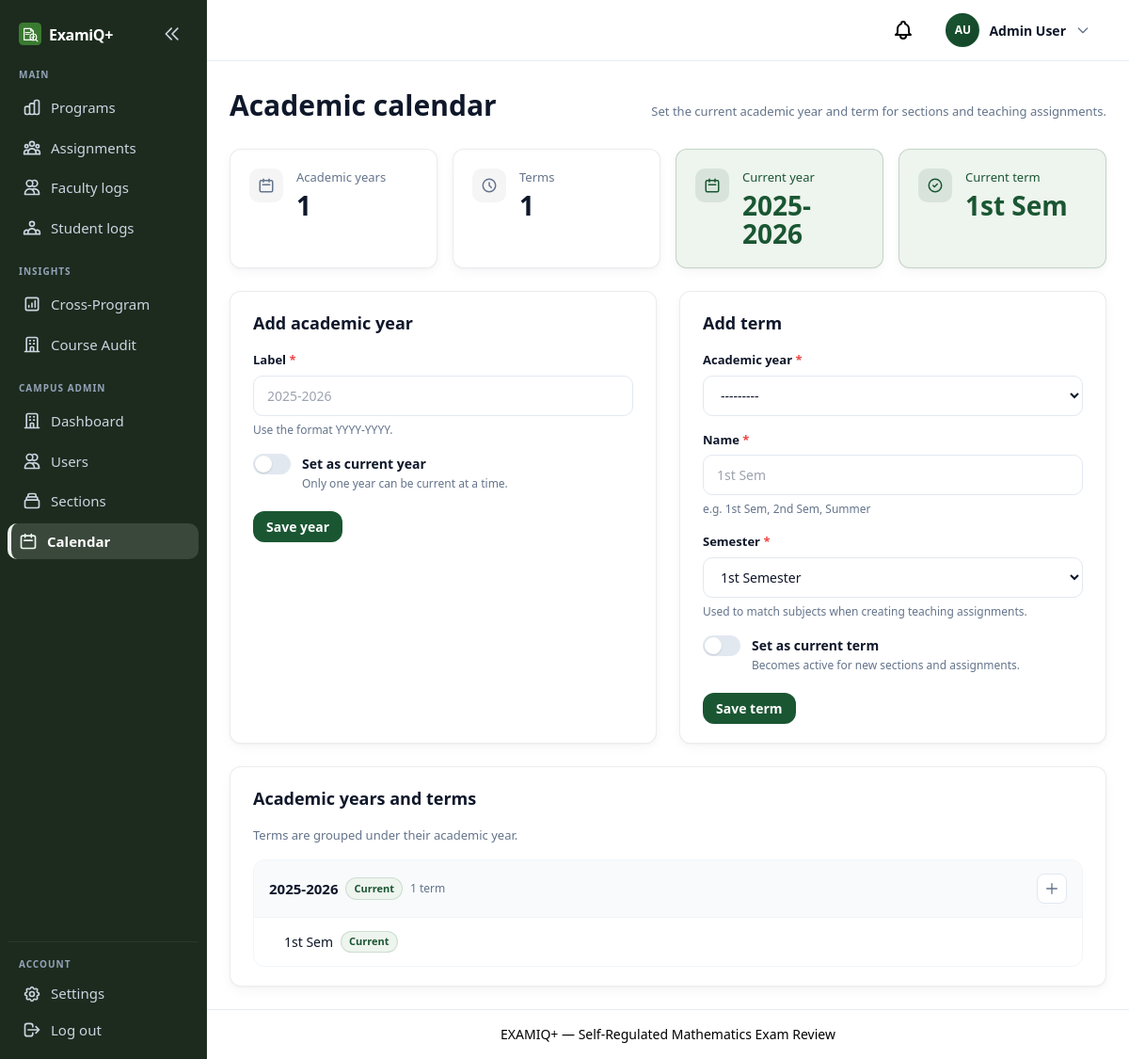
Screenshot of /campus/academic-calendar/ (signed in) with the database file from the repository.
### apps/users/models.py (models this page shows, shortened)
class User(AbstractUser):
    class Role(models.TextChoices):
        STUDENT = "student", "Student"
        PROFESSOR = "professor", "Faculty"
        CHAIRPERSON = "chairperson", "Department Chairperson"
        CAMPUS_ADMIN = "campus_admin", "Campus Administrator"
    class ApprovalStatus(models.TextChoices):
        APPROVED = "approved", "Approved"
        PENDING = "pending", "Pending"
        REJECTED = "rejected", "Rejected"
    class HomeDegreeProgram(models.TextChoices):
        CS = "cs", "Computer Science"
        IT = "it", "Information Technology"
        BSED_MATH = "bsed_math", "BSEd Mathematics"
        PSYCHOLOGY = "psychology", "Psychology"
        MARKETING = "marketing", "Marketing"
        HR = "hr", "Human Resources"
        HOSPITALITY = "hospitality", "Hospitality Management"
        CRIMINOLOGY = "criminology", "Criminology"
    username = None
    email = models.EmailField(unique=True)
    role = models.CharField(
        max_length=20,
        choices=Role.choices,
        default=Role.STUDENT,
    )
    department = models.ForeignKey(
        Department,
        on_delete=models.SET_NULL,
        null=True,
        blank=True,
        related_name="users",
    )
    home_degree_program = models.CharField(
        max_length=20,
        choices=HomeDegreeProgram.choices,
        blank=True,
        default="",
        help_text="Student's home degree program — scopes review course offerings.",
    )
    year_level = models.ForeignKey(
        "questions.YearLevel",
        on_delete=models.SET_NULL,
        null=True,
        blank=True,
        related_name="students",
        help_text="Student's current year level — scopes available subjects.",
    )
    section = models.ForeignKey(
        ProgramSection,
        on_delete=models.SET_NULL,
        null=True,
        blank=True,
        related_name="students",
        help_text="Student's cohort section for the current academic year.",
    )
    password_changed_at = models.DateTimeField(
        null=True,
        blank=True,
        help_text="When the user last changed their password.",
    )
    middle_name = models.CharField(max_length=150, blank=True, default="")
    profile_photo = models.ImageField(upload_to="profile_photos/", blank=True, null=True)
    student_number = models.CharField(
        max_length=9,
        unique=True,
        null=True,
        blank=True,
        help_text="Nine-digit student ID (students only).",
    )
    employee_id = models.CharField(
        max_length=50,
        blank=True,
        default="",
        help_text="Employee ID for faculty and chairperson accounts.",
    )
    phone_number = models.CharField(
        max_length=11,
        blank=True,
        default="",
        help_text="Eleven-digit mobile number.",
    )
    approval_status = models.CharField(
        max_length=20,
        choices=ApprovalStatus.choices,
        default=ApprovalStatus.APPROVED,
    )
    USERNAME_FIELD = "email"
    REQUIRED_FIELDS: list[str] = []
    objects = UserManager()
    class Meta:
        verbose_name = "User"
        verbose_name_plural = "Users"
        ordering = ["email"]
    def get_full_name(self) -> str:
        parts = [self.first_name, self.middle_name, self.last_name]
        return " ".join(part for part in parts if part).strip()
    @property
    def initials(self) -> str:
        parts = [self.first_name[:1], self.last_name[:1]]
        return "".join(p.upper() for p in parts if p) or self.email[:2].upper()

class AcademicYear(models.Model):
    label = models.CharField(max_length=20, unique=True)
    is_current = models.BooleanField(default=False)
    class Meta:
        verbose_name = "Academic Year"
        verbose_name_plural = "Academic Years"
        ordering = ["-label"]
    def __str__(self) -> str:
        return self.label
    @classmethod
    def get_current(cls) -> "AcademicYear | None":
        return cls.objects.filter(is_current=True).first()

class AcademicTerm(models.Model):
    class Semester(models.IntegerChoices):
        FIRST = 1, "1st Semester"
        SECOND = 2, "2nd Semester"
    academic_year = models.ForeignKey(
        AcademicYear,
        on_delete=models.CASCADE,
        related_name="terms",
    )
    name = models.CharField(max_length=50)
    semester = models.PositiveSmallIntegerField(
        choices=Semester.choices,
        default=Semester.FIRST,
    )
    is_current = models.BooleanField(default=False)
    class Meta:
        verbose_name = "Academic Term"
        verbose_name_plural = "Academic Terms"
        ordering = ["academic_year__label", "name"]
        unique_together = [["academic_year", "name"]]
    @classmethod
    def get_current(cls) -> "AcademicTerm | None":
        return cls.objects.filter(is_current=True).select_related("academic_year").first()

### apps/users/views_campus.py (the view, shortened to what this page needs)
class CampusAcademicCalendarView(CampusAdminRequiredMixin, TemplateView):
    template_name = "campus/academic_calendar.html"
    def get_context_data(self, **kwargs):
        context = super().get_context_data(**kwargs)
        academic_years = (
            AcademicYear.objects.annotate(term_total=Count("terms"))
            .prefetch_related(
                Prefetch("terms", queryset=AcademicTerm.objects.order_by("name"))
            )
            .order_by("-label")
        )
        context["academic_years"] = academic_years
        context["calendar_stats"] = {
            "year_count": academic_years.count(),
            "term_count": AcademicTerm.objects.count(),
            "current_year": get_current_academic_year(),
            "current_term": AcademicTerm.get_current(),
        }
        context["year_form"] = kwargs.get("year_form", AcademicYearForm())
        context["term_form"] = kwargs.get("term_form", AcademicTermForm())
        context["prefill_year_id"] = self.request.GET.get("year", "")
        return context

### templates/campus/academic_calendar.html (shortened to what this page needs)
{% extends "base.html" %}
{% block content %}
<div class="overview-header mb-6">
    <div class="overview-header__main">
        <h1 class="overview-title">Academic calendar</h1>
        <p class="overview-as-of">Set the current academic year and term for sections and teaching assignments.</p>
    </div>
</div>
<div class="overview-kpi-grid mb-6">
    <div class="overview-kpi-grid__item">
        {% include "components/overview_stat_card.html" with value=calendar_stats.year_count label="Academic years" icon="calendar" variant="neutral" %}
    </div>
    <div class="overview-kpi-grid__item">
        {% include "components/overview_stat_card.html" with value=calendar_stats.term_count label="Terms" icon="clock" variant="neutral" %}
    </div>
    <div class="overview-kpi-grid__item">
        {% if calendar_stats.current_year %}
        {% include "components/overview_stat_card.html" with value=calendar_stats.current_year.label label="Current year" icon="calendar" variant="accent" %}
        {% else %}
        {% include "components/overview_stat_card.html" with value="—" label="Current year" icon="calendar" variant="neutral" %}
        {% endif %}
    </div>
    <div class="overview-kpi-grid__item">
        {% if calendar_stats.current_term %}
        {% include "components/overview_stat_card.html" with value=calendar_stats.current_term.name label="Current term" icon="target" variant="accent" %}
        {% else %}
        {% include "components/overview_stat_card.html" with value="—" label="Current term" icon="target" variant="neutral" %}
        {% endif %}
    </div>
</div>
<div class="calendar-form-grid mb-6">
    <section class="calendar-form-panel" id="add-year-panel">
        <h2 class="calendar-form-panel__title">Add academic year</h2>
        <form method="post" class="calendar-form">
            <div class="calendar-field">
                <label class="calendar-field__label" for="id_label">Label <span class="calendar-field__req">*</span></label>
                {{ year_form.label }}
                <p class="calendar-field__help">Use the format YYYY-YYYY.</p>
            </div>
            <div class="calendar-toggle-row">
                <label class="calendar-toggle">
                    <span class="calendar-toggle__track" aria-hidden="true"></span>
                </label>
                <div>
                    <p class="calendar-toggle-row__title">Set as current year</p>
                    <p class="calendar-toggle-row__desc">Only one year can be current at a time.</p>
                </div>
            </div>
            <button type="submit" class="btn-primary btn-primary-sm calendar-form__submit">Save year</button>
        </form>
    </section>
    <section class="calendar-form-panel" id="add-term-panel">
        <h2 class="calendar-form-panel__title">Add term</h2>
        <form method="post" class="calendar-form">
            <div class="calendar-field">
                <label class="calendar-field__label" for="id_academic_year">Academic year <span class="calendar-field__req">*</span></label>
                {{ term_form.academic_year }}
            </div>
            <div class="calendar-field">
                <label class="calendar-field__label" for="id_name">Name <span class="calendar-field__req">*</span></label>
                {{ term_form.name }}
                <p class="calendar-field__help">e.g. 1st Sem, 2nd Sem, Summer</p>
            </div>
            <div class="calendar-field">
                <label class="calendar-field__label" for="id_semester">Semester <span class="calendar-field__req">*</span></label>
                {{ term_form.semester }}
                <p class="calendar-field__help">Used to match subjects when creating teaching assignments.</p>
            </div>
            <div class="calendar-toggle-row">
                <label class="calendar-toggle">
                    <span class="calendar-toggle__track" aria-hidden="true"></span>
                </label>
                <div>
                    <p class="calendar-toggle-row__title">Set as current term</p>
                    <p class="calendar-toggle-row__desc">Becomes active for new sections and assignments.</p>
                </div>
            </div>
            <button type="submit" class="btn-primary btn-primary-sm calendar-form__submit">Save term</button>
        </form>
    </section>
</div>
<section class="calendar-list-panel">
    <div class="calendar-list-panel__header">
        <h2 class="calendar-list-panel__title">Academic years and terms</h2>
        <p class="calendar-list-panel__subtitle">Terms are grouped under their academic year.</p>
    </div>
    {% if academic_years %}
    <div class="calendar-year-list">
        {% for year in academic_years %}
        <div class="calendar-year-block">
            <div class="calendar-year-row">
                <div class="calendar-year-row__main">
                    <span class="calendar-year-row__label">{{ year.label }}</span>
                    {% if year.is_current %}
                    <span class="calendar-status-badge calendar-status-badge--current">Current</span>
                    {% endif %}
                    <span class="calendar-year-row__meta">{{ year.term_total }} term{{ year.term_total|pluralize }}</span>
                </div>
                <div class="calendar-year-row__actions">
                    <a href="{% url 'campus:academic_calendar' %}?year={{ year.pk }}#add-term-panel"
                       class="calendar-action-btn calendar-action-btn--icon"
                       title="Add term to {{ year.label }}"
                       aria-label="Add term to {{ year.label }}">
                        <svg fill="none" stroke="currentColor" viewBox="0 0 24 24" aria-hidden="true"><path stroke-linecap="round" stroke-linejoin="round" stroke-width="2" d="M12 4v16m8-8H4"/></svg>
                    </a>
                </div>
            </div>
            {% for term in year.terms.all %}
            <div class="calendar-term-row">
                <div class="calendar-term-row__main">
                    <span class="calendar-term-row__label">{{ term.name }}</span>
                    {% if term.is_current %}
                    <span class="calendar-status-badge calendar-status-badge--current">Current</span>
                    {% endif %}
                </div>
            </div>
            {% empty %}
            <div class="calendar-term-row calendar-term-row--empty">
                <span class="calendar-term-row__label">No terms yet</span>
            </div>
            {% endfor %}
        </div>
        {% endfor %}
    </div>
    {% else %}
    <p class="calendar-empty">No academic years defined yet. Add your first year above.</p>
    {% endif %}
</section>
{% endblock %}

### templates/components/navbar.html (shortened to what this page needs)
{% if user.is_authenticated %}
<header class="app-topbar">
    <div class="app-topbar-inner">
        <a href="{% url 'users:notifications' %}" class="relative p-2 text-examiq-slate hover:text-examiq-navy" aria-label="Notifications">
        </a>
        <div class="profile-dropdown" data-dropdown>
            <button type="button" class="profile-dropdown-trigger" data-dropdown-toggle aria-expanded="false" aria-haspopup="true">
                {% include "components/profile_avatar_upload.html" with size="nav" show_camera=False preview_id="nav-avatar-preview" %}
                <span class="profile-name hidden sm:inline">{{ user.get_full_name|default:user.email }}</span>
                <svg class="profile-chevron w-4 h-4" fill="none" stroke="currentColor" viewBox="0 0 24 24">
                    <path stroke-linecap="round" stroke-linejoin="round" stroke-width="2" d="M19 9l-7 7-7-7"/>
                </svg>
            </button>
        </div>
    </div>
</header>
{% endif %}

### templates/components/profile_avatar_upload.html (shortened to what this page needs)
{% load static %}
<div class="profile-avatar-wrap profile-avatar-wrap--{{ size|default:'form' }}">
    {% if user.profile_photo %}
    <img src="{{ user.profile_photo.url }}"
         alt=""
         class="profile-avatar-image"
         id="{% if preview_id %}{{ preview_id }}{% else %}profile-photo-preview{% endif %}">
    {% else %}
    <span class="profile-avatar profile-avatar--{{ user.role }} profile-avatar-image"
          id="{% if preview_id %}{{ preview_id }}{% else %}profile-photo-preview-fallback{% endif %}"
          aria-hidden="true">{{ user.initials }}</span>
    {% endif %}
</div>

### templates/components/overview_stat_card.html (shortened to what this page needs)
{% firstof variant "neutral" as card_variant %}
<div class="overview-stat-card overview-stat-card--{{ card_variant }}">
    <div class="overview-stat-card__icon" aria-hidden="true">
        {% if icon == "book" %}
        <svg fill="none" stroke="currentColor" viewBox="0 0 24 24"><path stroke-linecap="round" stroke-linejoin="round" stroke-width="2" d="M12 6.253v13m0-13C10.832 5.477 9.246 5 7.5 5S4.168 5.477 3 6.253v13C4.168 18.477 5.754 18 7.5 18s3.332.477 4.5 1.253m0-13C13.168 5.477 14.754 5 16.5 5c1.747 0 3.332.477 4.5 1.253v13C19.832 18.477 18.247 18 16.5 18c-1.746 0-3.332.477-4.5 1.253"/></svg>
        {% elif icon == "target" %}
        <svg fill="none" stroke="currentColor" viewBox="0 0 24 24"><path stroke-linecap="round" stroke-linejoin="round" stroke-width="2" d="M9 12l2 2 4-4m6 2a9 9 0 11-18 0 9 9 0 0118 0z"/></svg>
        {% elif icon == "calendar" %}
        <svg fill="none" stroke="currentColor" viewBox="0 0 24 24"><path stroke-linecap="round" stroke-linejoin="round" stroke-width="2" d="M8 7V3m8 4V3m-9 8h10M5 21h14a2 2 0 002-2V7a2 2 0 00-2-2H5a2 2 0 00-2 2v12a2 2 0 002 2z"/></svg>
        {% else %}
        <svg fill="none" stroke="currentColor" viewBox="0 0 24 24"><path stroke-linecap="round" stroke-linejoin="round" stroke-width="2" d="M12 8v4l3 3m6-3a9 9 0 11-18 0 9 9 0 0118 0z"/></svg>
        {% endif %}
    </div>
    <div class="overview-stat-card__body">
        <p class="overview-stat-card__label">{{ label }}</p>
        <p class="overview-stat-card__value">{{ value }}{% if suffix %}{{ suffix }}{% endif %}</p>
    </div>
</div>

### rows the page displays
User: initials "AU", get_full_name "Admin User"
AcademicYear: label "2025-2026", is_current "Current", term_total "1"
AcademicTerm: name "1st Sem", is_current "Current"

### other values shown
{{ label }} "Academic years Terms Current year Current term"
{{ value }} "1 1"
